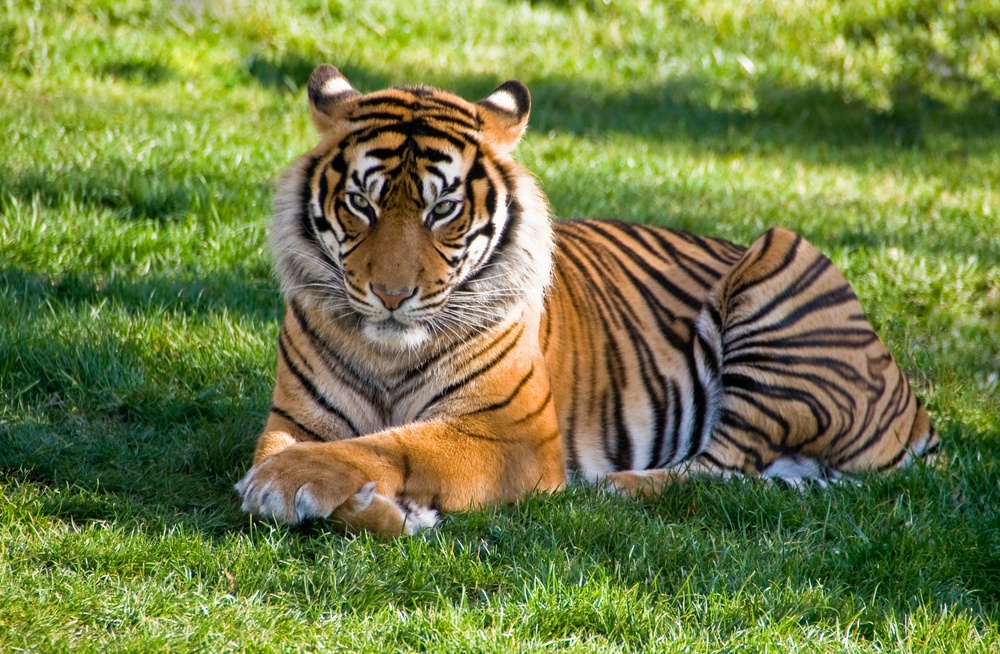
%> input picture tiger.jpg, 1000 x 654 px, shrunk from 2292 x 1500 before the run
$ octave code.m   (GNU Octave 9; MATLAB toolbox functions it lacks are replaced by stand-ins)
%> lines starting %> are read from the running program, lines starting %| are printed output that depends on the picture
clc;
close all;
clear all;

% Step 1: Image Acquisition
img = imread('tiger.jpg'); % Load the image
%> img is the input picture: size 654x1000x3 uint8; mean R, G, B 114.6, 126.5, 68.1
figure;
imshow(img); % Display the original image
title('Original Image');

% Step 2: Convert the Image to Grayscale
grayImg = rgb2gray(img); % Convert the image to grayscale
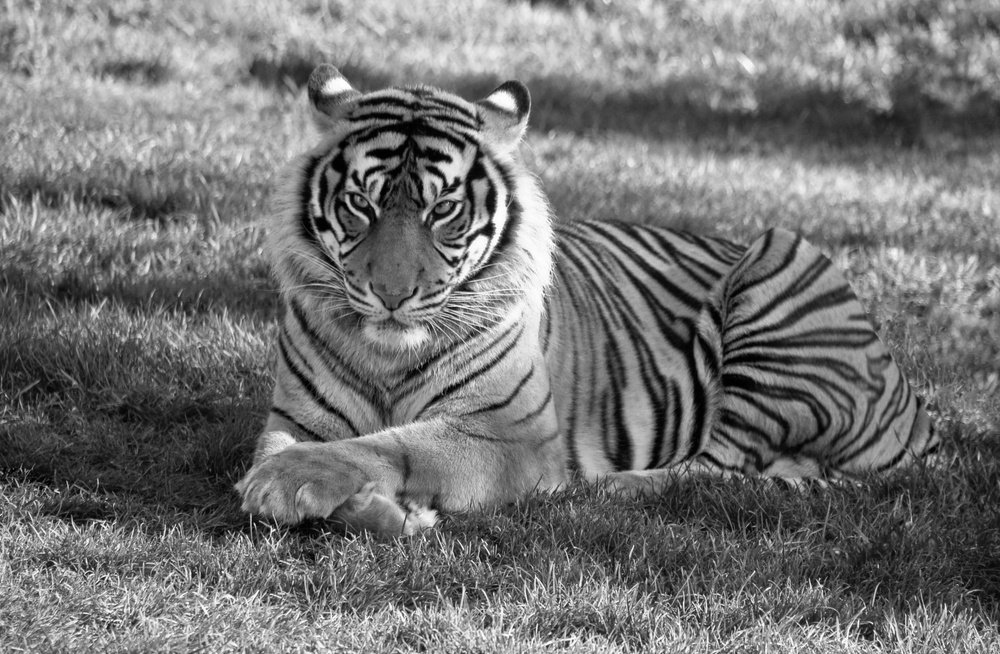
%> grayImg: size 654x1000 uint8; min 0, max 255, mean 116.3
figure;
imshow(grayImg);
title('Grayscale Image');

% Step 3: Reshape the Image into a 1D Signal
img1D = reshape(grayImg, 1, []); % Reshape the grayscale image into a 1D array (vector)
figure;
plot(img1D); % Plot the 1D signal
title('Image as 1D Signal');
xlabel('Pixel Index');
ylabel('Pixel Intensity');
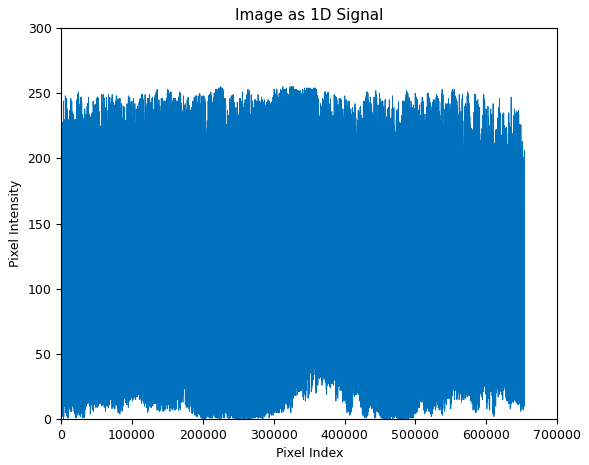
%> figure redrawn from the program's plot data; curve peaks at x = 225063, y = 255

% Step 4: Apply a 1D Filtering (Optional)
% Apply a 1D filter such as a moving average to smooth the signal
windowSize = 5;
smoothSignal = movmean(img1D, windowSize); % Moving average filter
figure;
plot(smoothSignal);
title('Smoothed 1D Signal');
xlabel('Pixel Index');
ylabel('Smoothed Pixel Intensity');
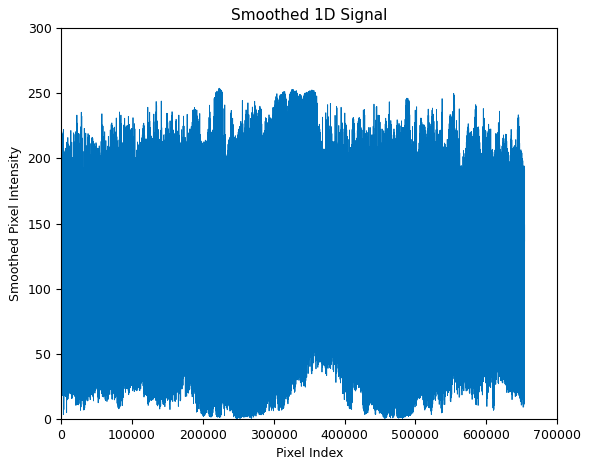
%> figure redrawn from the program's plot data; curve peaks at x = 223098, y = 253.8

% Step 5: Perform Fourier Transform on 1D Signal
fftSignal = fft(double(img1D)); % Perform Fast Fourier Transform
magnitude = abs(fftSignal); % Magnitude of the FFT
figure;
plot(magnitude);
title('FFT of 1D Image Signal');
xlabel('Frequency Index');
ylabel('Magnitude');
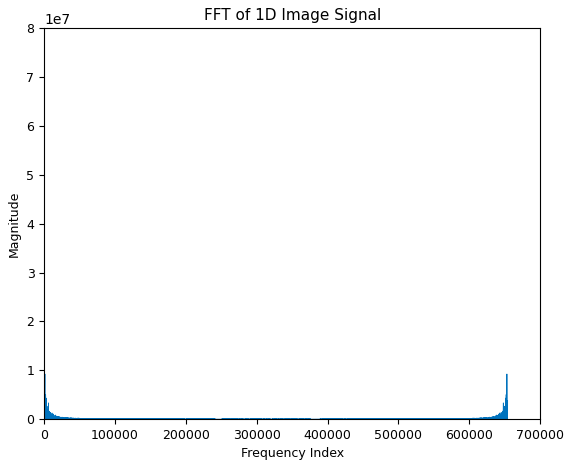
%> figure redrawn from the program's plot data; curve peaks at x = 1, y = 76053195
